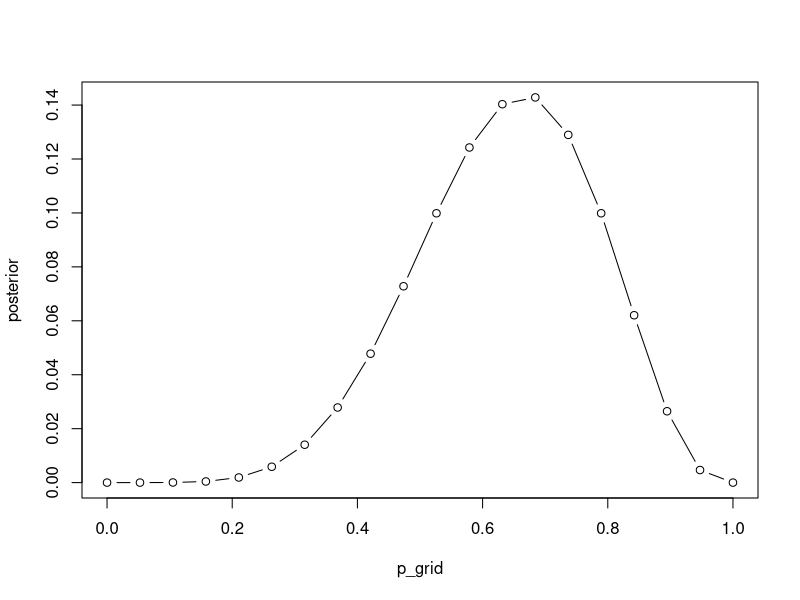
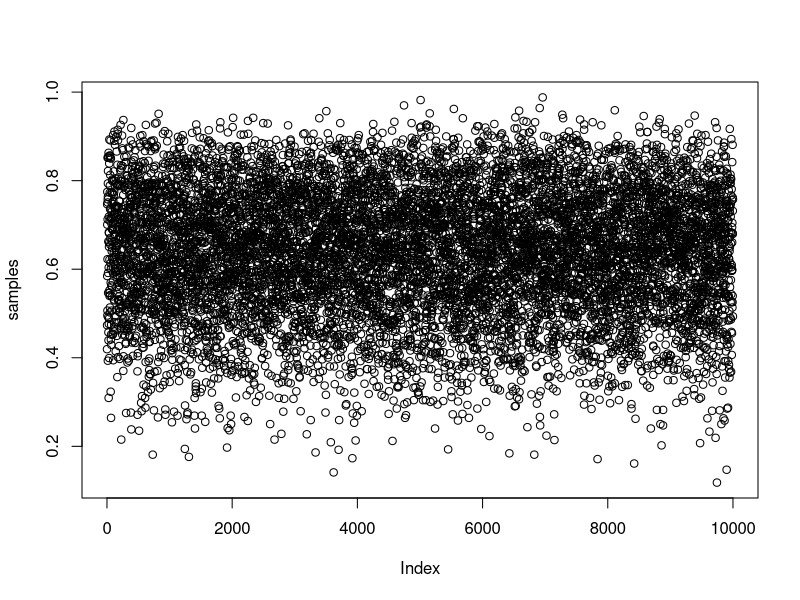
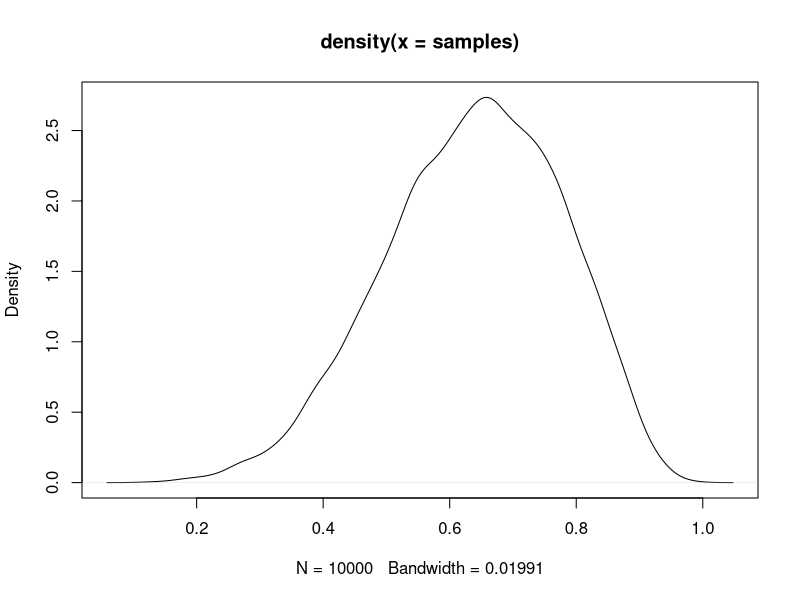

Source code (R) for these figures, in order:
## Week 8
## PSYC 5316
## intro to Bayesian modeling

# grid approximation
p_grid = seq(from=0, to=1, length.out=20)
prior = rep(1, 20)
likelihood = dbinom(x=6, size=9, prob=p_grid)
posterior = likelihood * prior
posterior = posterior/sum(posterior)

# plot the posterior
plot(p_grid, posterior, type="b")
 
# different priors to try
prior = ifelse(p_grid < 0.5, 0, 1)
prior = exp(-5*abs(p_grid - 0.5))

# sampling from posterior

# grid approximation of posterior using 1000 grid points
p_grid = seq(from=0, to=1, length.out=1000)
prior = rep(1, 1000)
likelihood = dbinom(x=6, size=9, prob=p_grid)
posterior = likelihood * prior
posterior = posterior/sum(posterior)

# 10,000 samples from posterior
samples = sample(p_grid, prob=posterior, size=10000, replace=TRUE)
plot(samples)
plot(density(samples))
